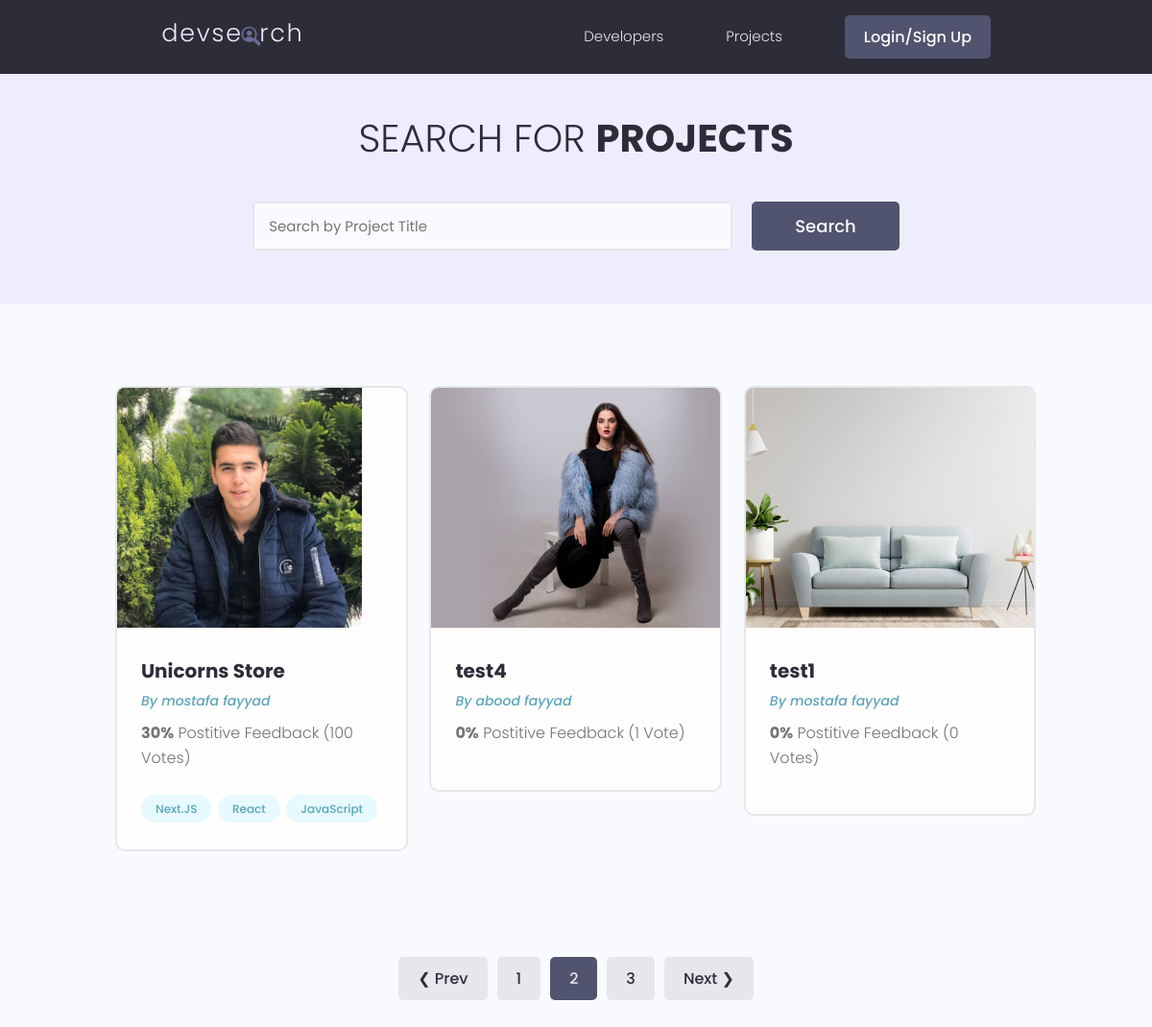
Page /projects/?page=2 on the earlier database version.
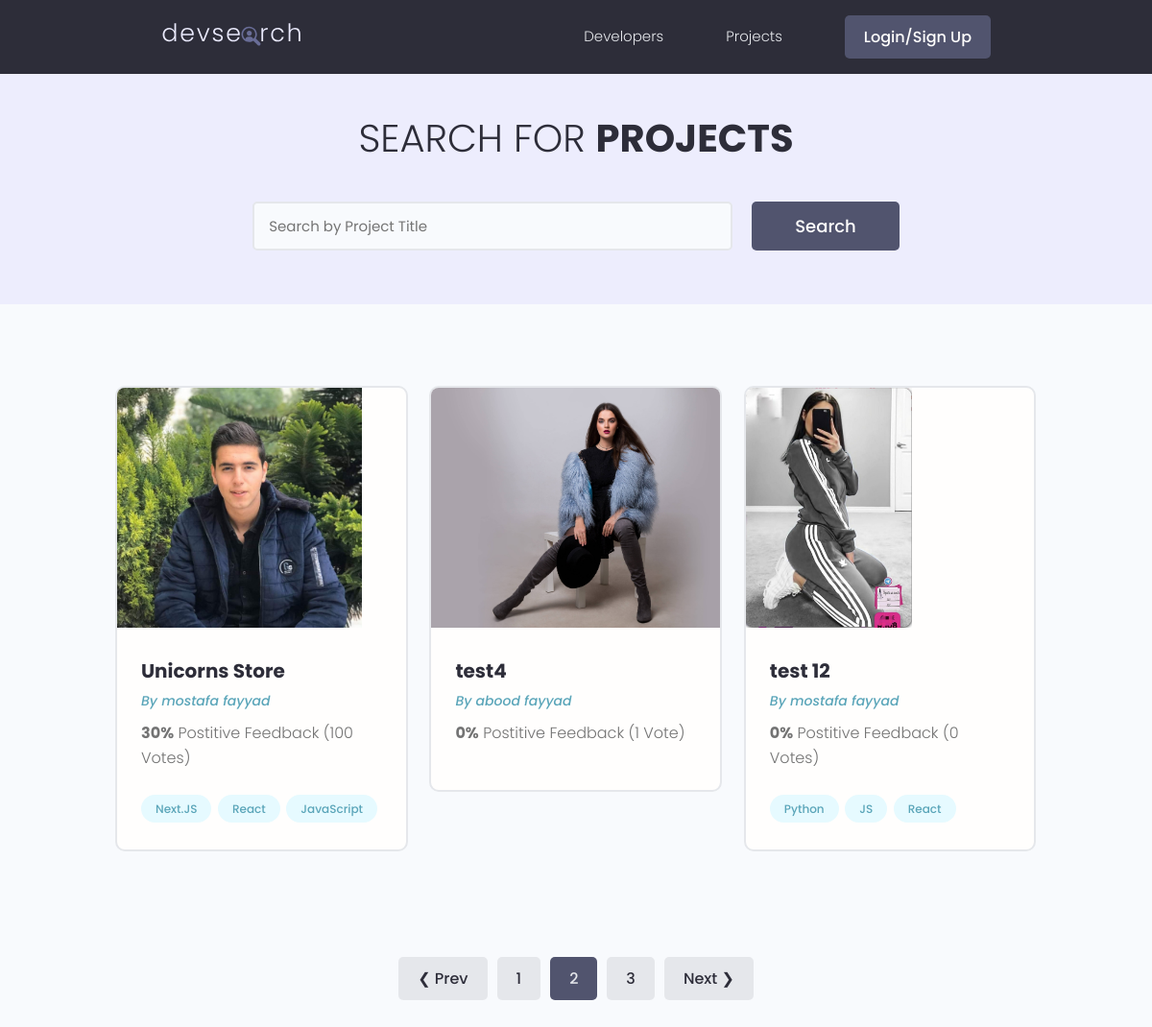
Same page on the later database version.
### projects/models.py (models this page shows, shortened)
class Project(models.Model):
    owner = models.ForeignKey(Profile, null=True, blank=True, on_delete=models.CASCADE)
    title= models.CharField(max_length=255)
    description= models.TextField(null=True, blank=True, max_length=255)
    featured_image = models.ImageField(null=True, blank=True, default="default.jpg")
    demo_link = models.CharField(max_length=2000, blank=True, null=True)
    source_link = models.CharField(max_length=2000, blank=True, null=True)
    tags = models.ManyToManyField('Tag', blank=True)
    vote_total = models.IntegerField(default=0, null=True, blank=True)
    vote_ratio = models.IntegerField(default=0, null=True, blank=True)
    created = models.DateTimeField(auto_now_add=True)
    id = models.UUIDField(default=uuid.uuid4, unique=True, primary_key=True, editable=False)
    class Meta:
        ordering = ['-vote_ratio', "-vote_total", "title"] # order of projects depends on review
    @property
    def imageURL(self):
        try:
            url = self.featured_image.url
        except:
            url = ''
        return url

class Tag(models.Model):
    name = models.CharField(max_length=255)
    created = models.DateTimeField(auto_now_add=True)
    id = models.UUIDField(default=uuid.uuid4, unique=True, primary_key=True, editable=False)
    def __str__(self):
        return self.name

### users/models.py (models this page shows, shortened)
class Profile(models.Model):
    user = models.OneToOneField(User, on_delete=models.CASCADE, null=True, blank=True)
    name = models.CharField(max_length=255, blank=True, null=True)
    email = models.EmailField(max_length=500, blank=True, null=True)
    username = models.CharField(max_length=255, blank=True, null=True)
    location = models.CharField(max_length=255, blank=True, null=True)
    short_intro = models.CharField(max_length=255, blank=True, null=True)
    bio = models.TextField(blank=True, null=True)
    profile_image = models.ImageField(blank=True, null=True, upload_to='profiles', default="profiles/default.jpg")
    social_github = models.CharField(max_length=255, blank=True, null=True)
    social_linkedin = models.CharField(max_length=255, blank=True, null=True)
    social_twitter = models.CharField(max_length=255, blank=True, null=True)
    social_youtube = models.CharField(max_length=255, blank=True, null=True)
    social_website = models.CharField(max_length=255, blank=True, null=True)
    created = models.DateTimeField(auto_now_add=True)
    id = models.UUIDField(default=uuid.uuid4, unique=True, primary_key=True, editable=False)

### projects/views.py (the view)
# urls.py: path('', views.homePage, name='home'),
def homePage(request):
    projects , search_query = searchProjects(request)
    custom_range, projects = paginationProjects(request, projects, 3)
    context = {
        "projects": projects,
        "search_query": search_query,
        "custom_range": custom_range
    }
    return render(request, 'projects/home.html', context)

### projects/utils.py (called while the page is built)
def paginationProjects(request, projects, results):
    page = request.GET.get('page')
    paginator = Paginator(projects, results)
    try:
        projects = paginator.page(page)
    except PageNotAnInteger:
        page = 1
        projects = paginator.page(page)
    except EmptyPage:
        page = paginator.num_pages
        projects = paginator.page(page)
    leftIndex = (int(page) - 1)
    if leftIndex < 1:
        leftIndex = 1
    rightIndex = (int(page) + 2)
    if rightIndex > paginator.num_pages:
        rightIndex = paginator.num_pages + 1
    custom_range = range(leftIndex, rightIndex)
    return custom_range, projects

def searchProjects(request):
    search_query = ''
    if request.GET.get('search_query'):
        search_query = request.GET.get('search_query')
    tags = Tag.objects.filter(name__icontains=search_query)
    projects = Project.objects.distinct().filter(
        Q(title__icontains=search_query)
        |
        Q(description__icontains=search_query)
        |
        Q(owner__name__icontains=search_query)
        |
        Q(tags__in=tags)
    )
    return projects, search_query

### projects/templates/projects/home.html (shortened to what this page needs)
{% extends "main.html"%} {% block content %} {{msg}}
<main class="projects">
  <section class="hero-section text-center">
    <div class="container container--narrow">
      <div class="hero-section__box">
        <h2>Search for <span>Projects</span></h2>
      </div>
      <div class="hero-section__search">
        <form id="searchForm" class="form" action="{% url 'home' %}" method="get">
          <div class="form__field">
            <input
              class="input input--text"
              id="formInput#search"
              type="text"
              name="search_query"
              value="{{search_query}}"
              placeholder="Search by Project Title"
            />
          </div>
          <input class="btn btn--sub btn--lg" type="submit" value="Search" />
        </form>
      </div>
    </div>
  </section>
  <section class="projectsList">
    <div class="container">
      <div class="grid grid--three">
        {% for project in projects %}
        <div class="column">
          <div class="card project">
            <a href="{% url 'project' project.id %}" class="project">
              <img
                class="project__thumbnail"
                src="{{ project.imageURL }}"
                alt="project thumbnail"
              />
              <div class="card__body">
                <h3 class="project__title">{{project.title}}</h3>
                <p>
                  <a
                    class="project__author"
                    href="{% url 'user-profile' project.owner.id %}"
                    >By {{project.owner.name}}</a
                  >
                </p>
                <p class="project--rating">
                  <span style="font-weight: bold">{{project.vote_ratio}}%</span>
                  Postitive Feedback ({{project.vote_total}}
                  Vote{{project.vote_total|pluralize:"s" }})
                </p>
                <div class="project__tags">
                  {% for tag in project.tags.all %}
                  <span class="tag tag--pill tag--main">
                    <small>{{tag}}</small>
                  </span>
                  {% endfor %}
                </div>
              </div>
            </a>
          </div>
        </div>
        {% endfor %}
      </div>
    </div>
  </section>
  {% include "pagination.html" with queryset=projects custom_range=custom_range %}
</main>
{% endblock %}

Differences in the rows shown:
no longer on this page (row unchanged): Project: imageURL (picture), title "test1", owner.name "mostafa fayyad", vote_ratio "0", vote_total "0"
added Project: imageURL (picture), title "test 12", owner.name "mostafa fayyad", vote_ratio "0", vote_total "0", Tag (name "React")
now on this page (row unchanged): Tag: name "Python", shown under "test 12"
added Tag: name "JS", shown under "test 12"
